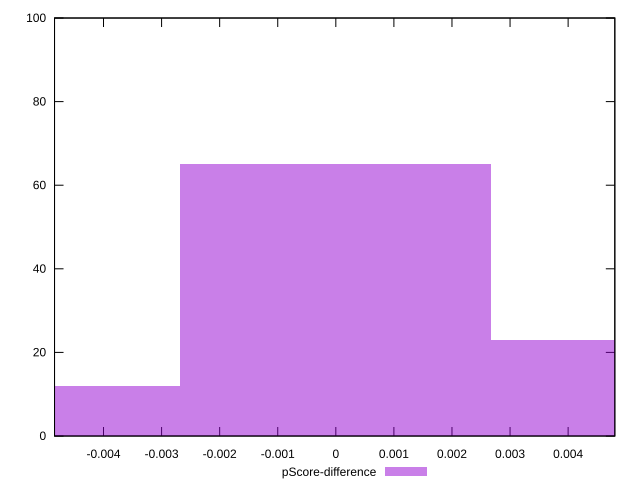

Write the gnuplot code that produced this figure.
reset

$pScoreDifference <<EOF
0 65
-0.005354663925194022 12
0.005354663925194022 23
EOF

set key outside below
set boxwidth 0.005354663925194022
set xrange [-0.004843381874879982:0.004804045665204509]
set yrange [0:100]
set trange [0:100]
set style fill transparent solid 0.5 noborder
set terminal svg size 640, 490 enhanced background rgb 'white'
set output "report_00013_2021-02-09T12-04-24.940Z/max-potential-fid/samples/pages+cached/pScore-difference/histogram.svg"

plot $pScoreDifference title "pScore-difference" with boxes

reset
